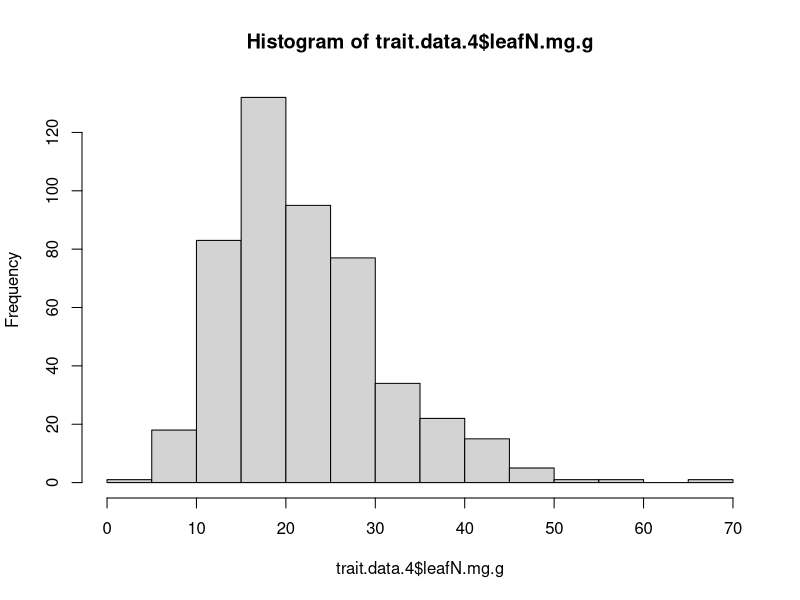
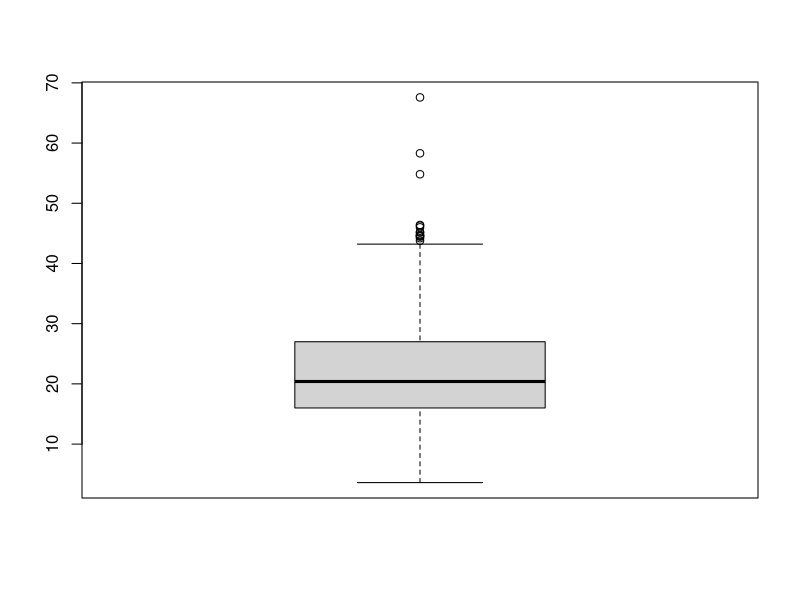
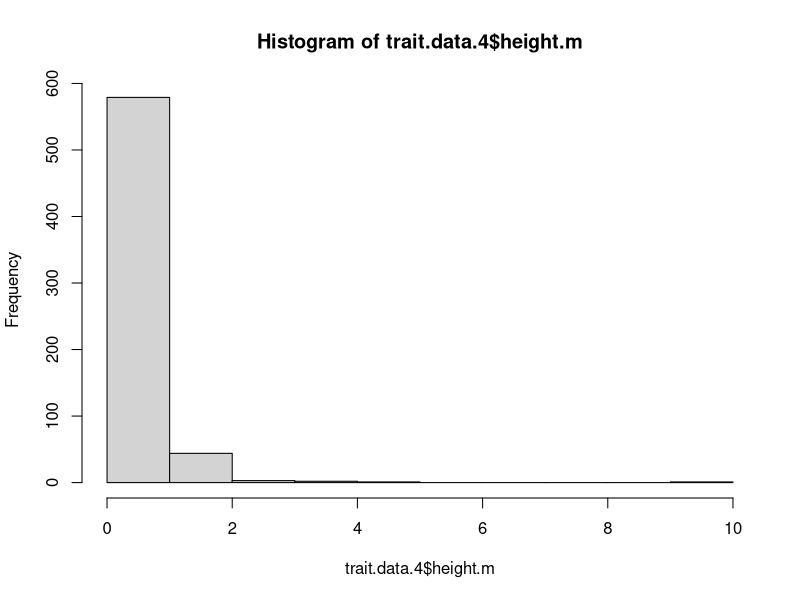
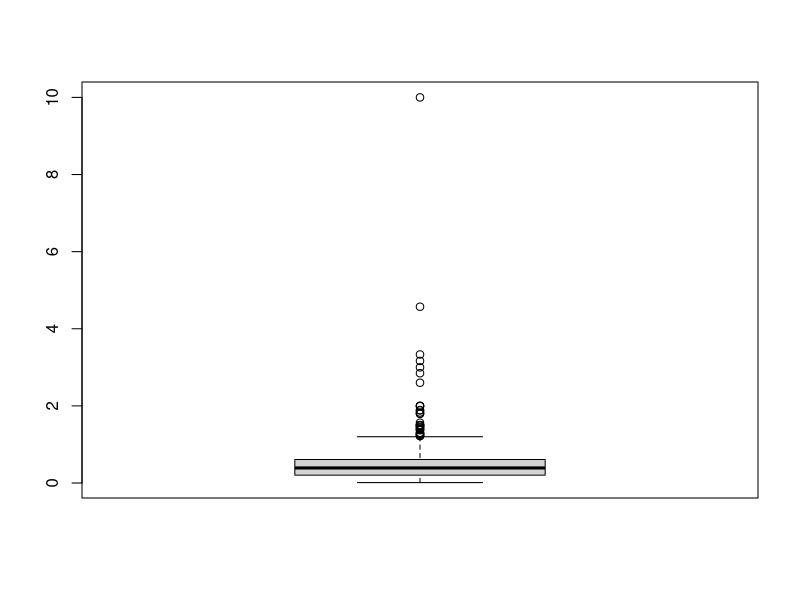
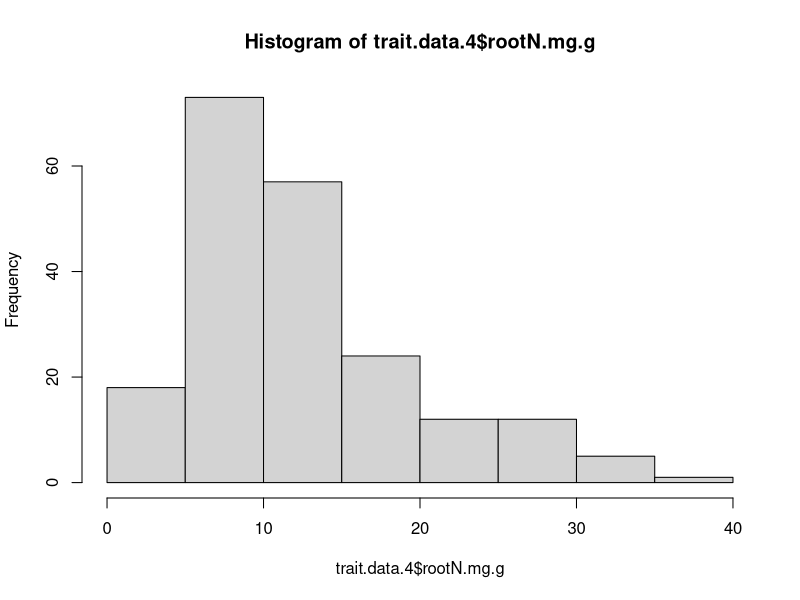
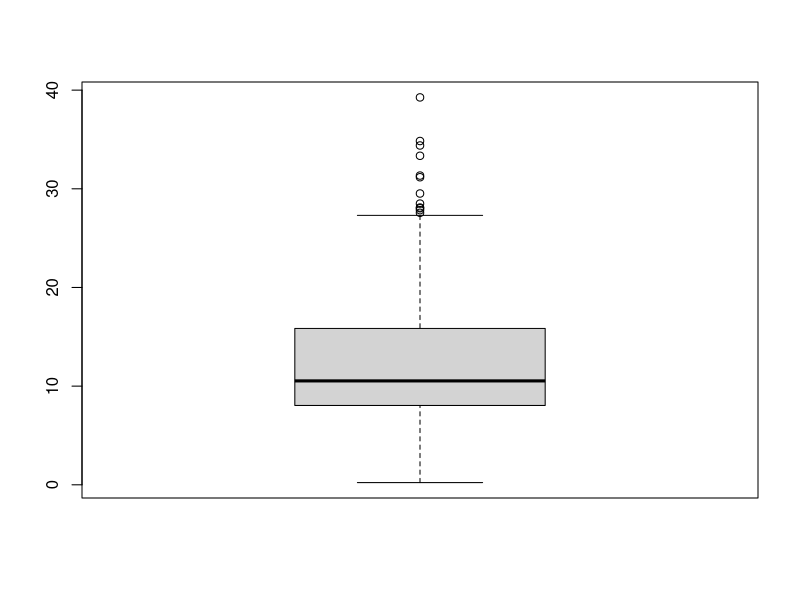
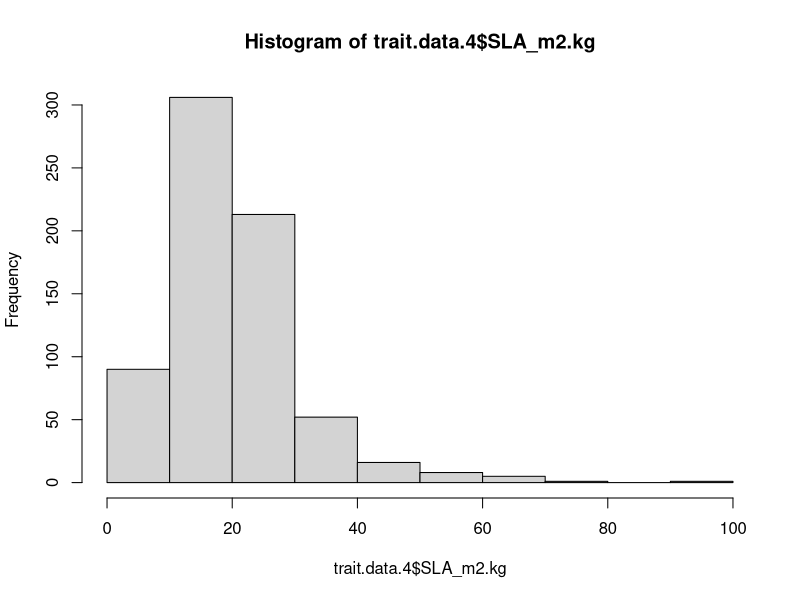
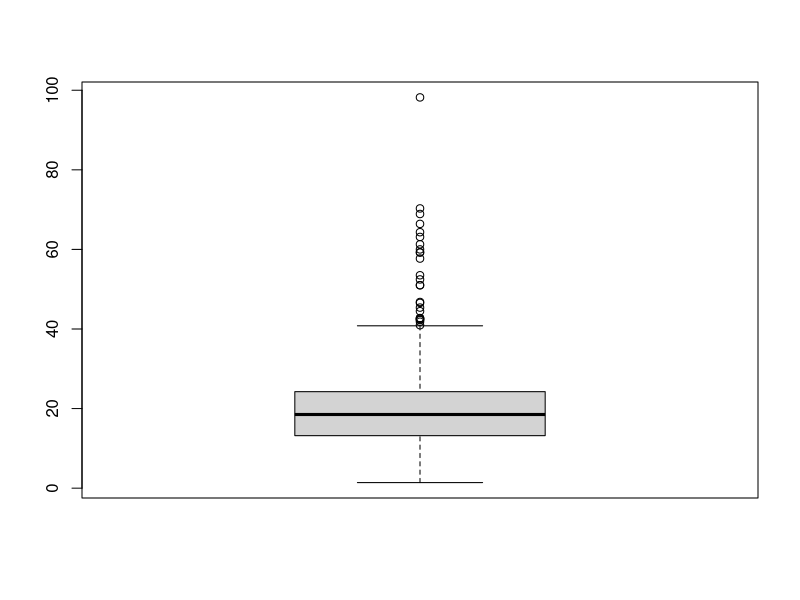

These figures' R source, in order:
# Script to prep trait data for analyses

library(tidyverse)
library(corrplot)

# read in full data frame 
trait.data = read.csv("./New.dfs/trait.species.BACI.final.csv")

# subset traits to only those of interest
trait.data.2 = trait.data[,c(1:9,14:16)]

# subset out woody species and trees from local_lifeform

trait.data.3 = subset(trait.data.2, !trait.data.2$functional_group == "WOODY")
trait.data.3 = subset(trait.data.3, !trait.data.3$local_lifeform == "TREE")

# BACI analysis:
# 244 new species, 29 removed because TREE or WOODY, 1 FERN removed, 4 CACTUS removed
# these were removed prior to adding species and traits to the end of trait.data
# 210 total new species added (if traits available)

# subset for species with SLA
trait.data.4 = subset(trait.data.3, trait.data.3$SLA_m2.kg > 0 ) # 692 taxon

#write.csv(trait.data.4, file = "./New.dfs/BACI.traits.no.woody.SLA.csv")

#### checking for outliers ####
# all outliers removed manually from traits.no.woody.SLA.csv and 
# made new file BACI.traits.no.woody.SLA.no.outlier.csv

hist(trait.data.4$leafN.mg.g)
boxplot(trait.data.4$leafN.mg.g)
mean = mean(trait.data.4$leafN.mg.g, na.rm = TRUE)
std = sd(trait.data.4$leafN.mg.g, na.rm = TRUE)
Tmin = mean-(3*std)
Tmax = mean+(3*std)
sort(trait.data.4$leafN.mg.g[which(trait.data.4$leafN.mg.g <Tmin | trait.data.4$leafN.mg.g > Tmax)])
# removed leafN 54.82000 58.30000 67.58333
# percent removed 
table(is.na(trait.data.4$leafN.mg.g))
692-207
3/485*100 #0.62%

hist(trait.data.4$height.m)
boxplot(trait.data.4$height.m)
mean = mean(trait.data.4$height.m, na.rm = TRUE)
std = sd(trait.data.4$height.m, na.rm = TRUE)
Tmin = mean-(3*std)
Tmax = mean+(3*std)
sort(trait.data.4$height.m[which(trait.data.4$height.m <Tmin | trait.data.4$height.m > Tmax)])
# removed height 2.600709 - 10
# percent removed 
table(is.na(trait.data.4$height.m))
692-62
7/630*100 #1.11%

hist(trait.data.4$rootN.mg.g)
boxplot(trait.data.4$rootN.mg.g)
mean = mean(trait.data.4$rootN.mg.g, na.rm = TRUE)
std = sd(trait.data.4$rootN.mg.g, na.rm = TRUE)
Tmin = mean-(3*std)
Tmax = mean+(3*std)
sort(trait.data.4$rootN.mg.g[which(trait.data.4$rootN.mg.g <Tmin | trait.data.4$rootN.mg.g > Tmax)])
# remove rootN 34.39000 34.84397 39.26274
# percent removed 
table(is.na(trait.data.4$rootN.mg.g))
692-490
3/202*100 #1.49%

hist(trait.data.4$SLA_m2.kg)
boxplot(trait.data.4$SLA_m2.kg)
mean = mean(trait.data.4$SLA_m2.kg, na.rm = TRUE)
std = sd(trait.data.4$SLA_m2.kg, na.rm = TRUE)
Tmin = mean-(3*std)
Tmax = mean+(3*std)
sort(trait.data.4$SLA_m2.kg[which(trait.data.4$SLA_m2.kg <Tmin | trait.data.4$SLA_m2.kg > Tmax)])
# remove SLA 52.45601 - 98.20000
# percent removed 
table(is.na(trait.data.4$SLA_m2.kg))
13/692*100 #1.88%

hist(trait.data.4$root.depth_m)
boxplot(trait.data.4$root.depth_m)
mean = mean(trait.data.4$root.depth_m, na.rm = TRUE)
std = sd(trait.data.4$root.depth_m, na.rm = TRUE)
Tmin = mean-(3*std)
Tmax = mean+(3*std)
sort(trait.data.4$root.depth_m[which(trait.data.4$root.depth_m <Tmin | trait.data.4$root.depth_m > Tmax)])
# remove depth 2.500000 - 3.828571
# percent removed 
table(is.na(trait.data.4$root.depth_m))
692-353
9/339*100 #2.65%

hist(trait.data.4$RTD.g.cm3)
boxplot(trait.data.4$RTD.g.cm3)
mean = mean(trait.data.4$RTD.g.cm3, na.rm = TRUE)
std = sd(trait.data.4$RTD.g.cm3, na.rm = TRUE)
Tmin = mean-(3*std)
Tmax = mean+(3*std)
sort(trait.data.4$RTD.g.cm3[which(trait.data.4$RTD.g.cm3 <Tmin | trait.data.4$RTD.g.cm3 > Tmax)])
# remove RTD 0.7839500 - 0.9167417
# percent removed 
table(is.na(trait.data.4$RTD.g.cm3))
692-458
3/234*100 #1.28%

hist(trait.data.4$SRL_m.g)
boxplot(trait.data.4$SRL_m.g)
mean = mean(trait.data.4$SRL_m.g, na.rm = TRUE)
std = sd(trait.data.4$SRL_m.g, na.rm = TRUE)
Tmin = mean-(3*std)
Tmax = mean+(3*std)
sort(trait.data.4$SRL_m.g[which(trait.data.4$SRL_m.g <Tmin | trait.data.4$SRL_m.g > Tmax)])
# remove SRL 652.6000 - 929.9185
# percent removed 
table(is.na(trait.data.4$SRL_m.g))
692-380
7/312*100 #2.24%

hist(trait.data.4$rootDiam.mm)
boxplot(trait.data.4$rootDiam.mm)
mean = mean(trait.data.4$rootDiam.mm, na.rm = TRUE)
std = sd(trait.data.4$rootDiam.mm, na.rm = TRUE)
Tmin = mean-(3*std)
Tmax = mean+(3*std)
sort(trait.data.4$rootDiam.mm[which(trait.data.4$rootDiam.mm <Tmin | trait.data.4$rootDiam.mm > Tmax)])
# remove diam 1.242171 - 2.015308
# percent removed 
table(is.na(trait.data.4$rootDiam.mm))
692-387
9/305*100 #2.95%

#### read in new trait data without outliers and cover data ####

trait.data.new = read.csv("./New.dfs/BACI.traits.no.woody.SLA.no.outlier.csv", row.names = 1)
cover.data = read.csv("./New.dfs/BACI.data.final.csv", row.names = 1)

# merge trait data and cover data

all.data = merge(cover.data, trait.data.new, by="Taxon") 
# 692 species from 1234 data points from 83 sites

# write.csv(all.data, file = "./New.dfs/BACI.all.data.csv")

#### data set split by lifespan ####
# need to read out data and fix the lifespan to particular sites since 
# some species have different lifespan at different sites

all.data.ls = read.csv("./New.dfs/all.data.response.0.lifespan.csv", row.names = 1)
table(all.data.ls$local_lifespan)
# 487 perennial, 126 annual

annual.data = subset(all.data.ls, all.data.ls$local_lifespan == "ANNUAL") # 126 data points
# 126 data points from 80 species

perennial.data = subset(all.data.ls, all.data.ls$local_lifespan == "PERENNIAL") 
# 487 data points of 294 species

table(all.data.ls$functional_group)
# 320 forb, 24 graminoid, 230 grass, 54 legume

grass = subset(all.data.ls, all.data.ls$functional_group == "GRASS") 
# 230 data points of 129 species

table(grass$local_lifespan)
# 41 annuals, 187 perennials

forb = subset(all.data.ls, all.data.ls$functional_group == "FORB")
# 320 data points of 201 species

# grasses and graminoids
graminoid = subset(all.data.ls, all.data.ls$functional_group %in% c("GRASS","GRAMINOID"))

# grass.annuals
grass.annual = subset(grass, grass$local_lifespan == "ANNUAL")
# 41 data points

# grass.perennial
grass.perennial = subset(grass, grass$local_lifespan == "PERENNIAL")
# 187 data points

graminoid.perennial = subset(graminoid, graminoid$local_lifespan == "PERENNIAL")
# 210 data points 
# graminoid annual is same as grass.annual since all graminoids were perennials

#### merge trait data and BACI cover data ####

trait.data.new = read.csv("./New.dfs/traits.no.woody.SLA.no.outlier.csv", row.names = 1)
cover.data = read.csv("./New.dfs/BACI.data.csv", row.names = 1)

# subset trait data for only species in cover data

subset.traits = subset(trait.data.new, trait.data.new$Taxon %in% cover.data$Taxon)

# merge trait data and cover data

all.data = merge(cover.data, subset.traits, by="Taxon") 
# 275 species from 407 data points from 65 sites

# write.csv(all.data, file = "./New.dfs/BACI.all.data.response.0.csv")

# split by lifeform and functional group

all.data.ls = read.csv("./New.dfs/BACI.all.data.response.0.lifespan.csv", row.names = 1)
table(all.data.ls$local_lifespan)
# 321 perennial, 79 annual

annual.data = subset(all.data.ls, all.data.ls$local_lifespan == "ANNUAL")
# 79 data points from 56 species

perennial.data = subset(all.data.ls, all.data.ls$local_lifespan == "PERENNIAL") 
# 321 data points of 212 species

table(all.data.ls$functional_group)
# 201 forb, 15 graminoid, 160 grass, 31 legume

grass = subset(all.data.ls, all.data.ls$functional_group == "GRASS") 
# 160 data points of 105 species

table(grass$local_lifespan)
# 31 annuals, 127 perennials

forb = subset(all.data.ls, all.data.ls$functional_group == "FORB")
# 201 data points of 135 species

# grass.perennial
grass.perennial = subset(grass, grass$local_lifespan == "PERENNIAL")
# 127 data points of 82 species

#### write out the files ####

#write.csv(all.data, file = "./New.dfs/all.data.csv")
#write.csv(annual.data, file = "./New.dfs/annual.data.csv")
#write.csv(forb, file = "./New.dfs/forb.csv")
#write.csv(grass, file = "./New.dfs/grass.csv")
#write.csv(perennial.data, file = "./New.dfs/perennial.data.csv")
#write.csv(graminoid, file = "./New.dfs/graminoid.data.csv")
#write.csv(grass.annual, file = "./New.dfs/grass.annual.data.csv")
#write.csv(grass.perennial, file = "./New.dfs/grass.perennial.data.csv")
#write.csv(graminoid.perennial, file = "./New.dfs/graminoid.perennial.data.csv")

#write.csv(all.data, file = "./New.dfs/all.data.BACI.csv")
#write.csv(annual.data, file = "./New.dfs/annual.data.BACI.csv")
#write.csv(forb, file = "./New.dfs/forb.BACI.csv")
#write.csv(grass, file = "./New.dfs/grass.BACI.csv")
#write.csv(perennial.data, file = "./New.dfs/perennial.data.BACI.csv")
#write.csv(grass.perennial, file = "./New.dfs/grass.perennial.data.BACI.csv")














